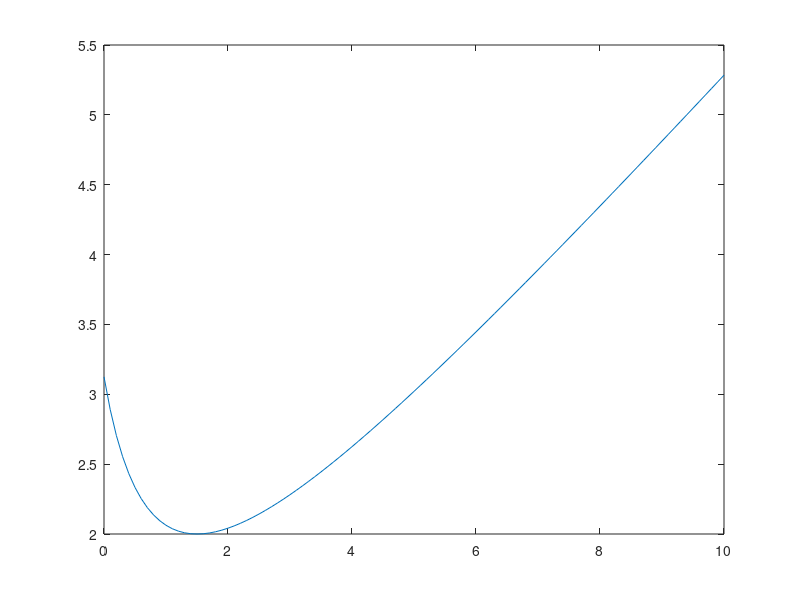

Source code (MATLAB):
clear
lambda = 1;
mu = 1;
rho = lambda / mu;
k = 5000;
c = 10;

x_opt = (2*k*lambda^3/c^2)^(1/4) - 1; % fixed point 

%B = floor(x_opt);% : floor(x_opt) + 1;

B_t = 3;
B =  0 : .1 : 10;
T_u = (1/lambda).*(B/2) + (k*lambda^2/c^2).*(1/(B_t + 1))^2 .* (1./(B+1)); % object function

plot(B, T_u)
